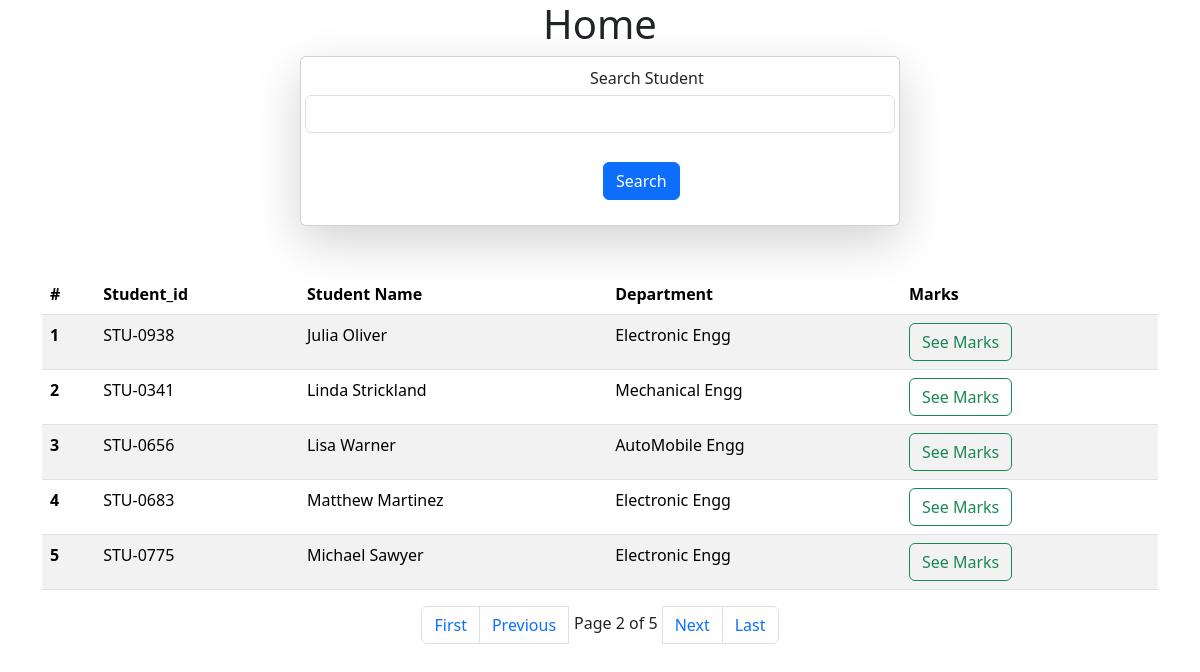
Screenshot of /?page=2 with the database file from the repository.
### studentapp/models.py (models this page shows, shortened)
class Student(models.Model):
    department=models.ForeignKey(Department,related_name="depart" , on_delete=models.CASCADE)
    student_id=models.OneToOneField(StudentId,related_name="studentid",on_delete=models.CASCADE)
    student_name=models.CharField(max_length=100)
    student_email=models.EmailField(unique=True)
    student_age=models.IntegerField(default=18)
    student_address=models.TextField()
    class Meta:
        ordering=['student_name']
        verbose_name="student"

class StudentId(models.Model):
    student_id=models.CharField(max_length=100)
    def __str__(self):
        return self.student_id

class Department(models.Model):
    department=models.CharField(max_length=100)
    class Meta:
        ordering=['department']

### studentapp/views.py (the view)
# urls.py: path('',views.Home,name="Home"),
def Home(request):
    Queryset=Student.objects.all().order_by('student_name')
    if request.GET.get('Search'):
        Queryset=Queryset.filter(student_name__icontains = request.GET.get('Search'))
    paginator_var = Paginator(Queryset, 5)
    page_no_var=request.GET.get('page')
    page_obj=paginator_var.get_page(page_no_var)
    total_pages=page_obj.paginator.num_pages
    return render(request,'Home.html',{"Queryset" : page_obj,"last_page":total_pages,})

### studentapp/templates/Home.html (shortened to what this page needs)
<!DOCTYPE html>
<html lang="en">
<head>
    <link rel="stylesheet" href="https://cdn.jsdelivr.net/npm/bootstrap@5.3.2/dist/css/bootstrap.min.css">
    <link rel="stylesheet" href="https://cdn.jsdelivr.net/npm/bootstrap@5.3.2/dist/js/bootstrap.min.js">
    <link rel="stylesheet" href="https://cdn.jsdelivr.net/npm/bootstrap@5.3.2/dist/js/bootstrap.bundle.min.js">
</head>
<body>
<h1>Home</h1>
<form method="get" class="col-6 mx-auto card p-1 shadow-lg mt-1" >
    <div class="mb-3">
    <label for="name" class="form-label" style="margin:5px 5px 5px 285px">Search Student</label>
    <input type="text" class="form-control" name="Search" >
      <br>
      <button type="submit"  class="btn btn-primary" style="margin:5px 5px 5px 298px">Search</button>
  </div>
</form>
<div class="container">
<table class="table mt-5 table-striped" >
  <thead>
    <tr>
      <th scope="col">#</th>
      <th scope="col">Student_id</th>
      <th scope="col">Student Name</th>
      <th scope="col">Department</th>
      <th scope="col" >Marks</th>
    </tr>
  </thead>
  <tbody>
  {% for i in Queryset %}
    <tr>
      <th scope="row">{{forloop.counter}}</th>
        <td>{{i.student_id}}</td>
      <td>{{i.student_name}}</td>
      <td>{{i.department.department}}</td>
      <td><a href="/showmarks/{{i.student_id}}" class="btn btn-outline-success me-2">See Marks</a></td>
        </tr>
    {% endfor %}
  </tbody>
</table>
</div>
<div class="center">
<nav aria-label="Page navigation ">
  <ul class="pagination justify-content-center">
      {% if Queryset.has_previous %}
      <li class="page-item ">
      <a class="page-link" href="?page=1" >First</a>
    </li>
    <li class="page-item ">
      <a class="page-link" href="?page={{Queryset.previous_page_number}}" tabindex="-1">Previous</a>
    </li>
      {% endif %}
    <li class="current" style="margin:5px 5px 5px 5px">
            Page {{ Queryset.number }} of {{ Queryset.paginator.num_pages }}
        </li>
     {% if Queryset.has_next %}
    <li class="page-item">
      <a class="page-link" href="?page={{Queryset.next_page_number}}">Next</a>
    </li>
      <li class="page-item ">
      <a class="page-link" href="?page={{last_page}}" >Last</a>
    </li>
      {% endif %}
  </ul>
</nav>
</div>
</body>
</html>

### studentapp/templates/Home.html (style rules this page uses)
h1 { text-align:center }

### rows the page displays
Student: student_id "STU-0938", student_name "Julia Oliver", department.department "Electronic Engg"
Student: student_id "STU-0341", student_name "Linda Strickland", department.department "Mechanical Engg"
Student: student_id "STU-0656", student_name "Lisa Warner", department.department "AutoMobile Engg"
Student: student_id "STU-0683", student_name "Matthew Martinez", department.department "Electronic Engg"
Student: student_id "STU-0775", student_name "Michael Sawyer", department.department "Electronic Engg"

### other values shown
{{ Queryset.number }} "2"
{{ Queryset.paginator.num_pages }} "5"
